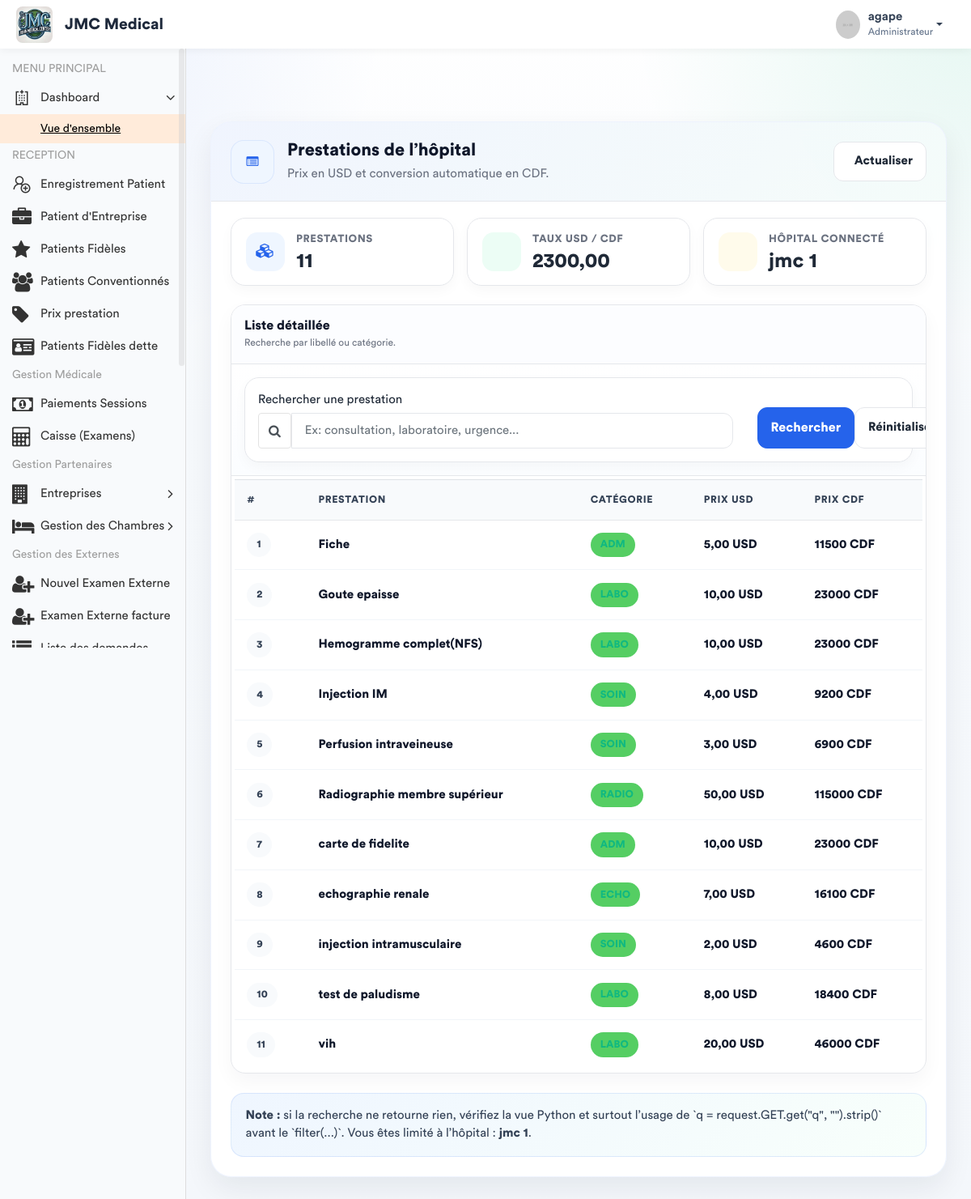
/prestations_receptionniste/ (signed in), run on an earlier commit of the app's database.
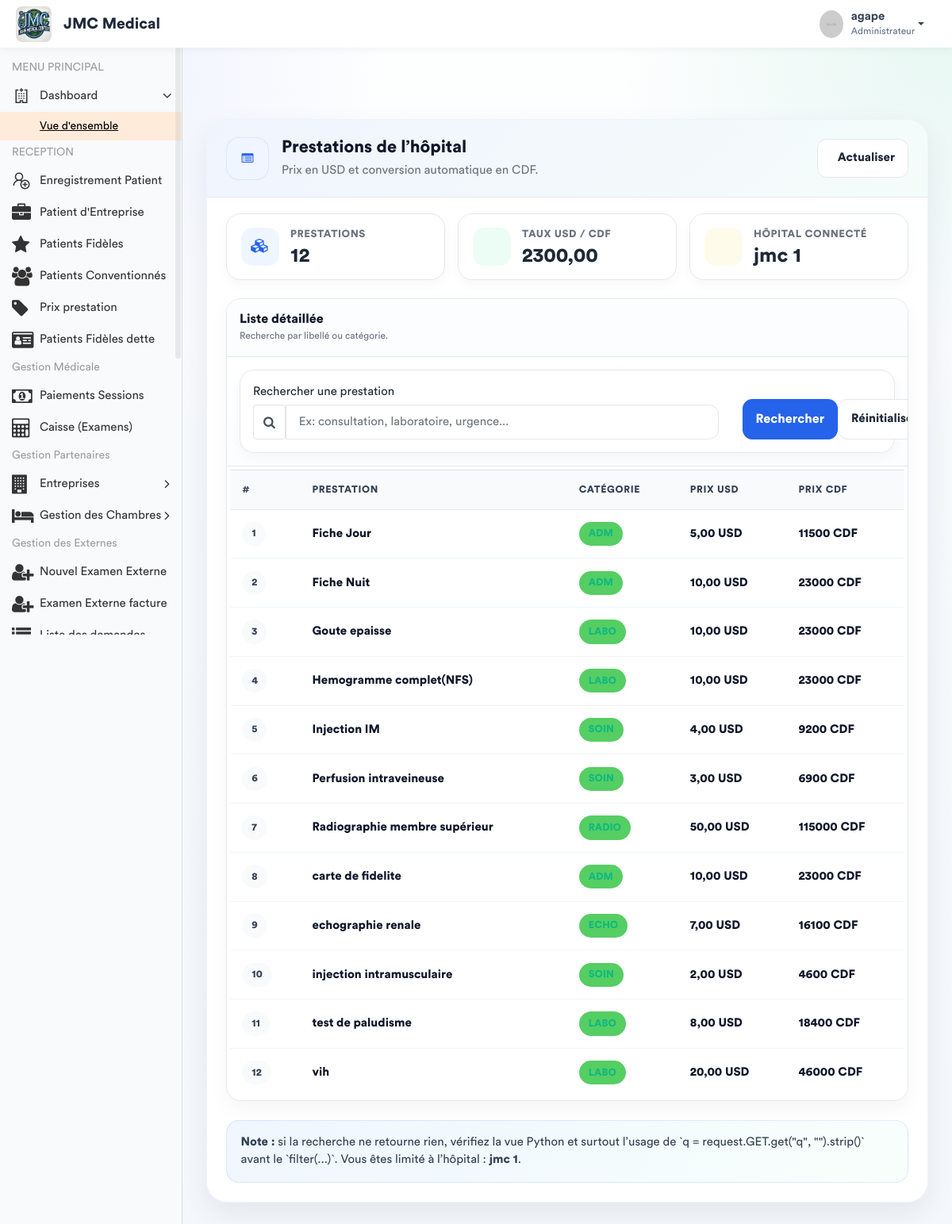
And on a later commit of the database.
### app/models.py (models this page shows, shortened)
class Prestation(models.Model):
    CATEGORIES = [
        ('ADM', 'Administratif'),
        ('CONS', 'Consultation'),
        ('LABO', 'Laboratoire'),
        ('SOIN', 'Soins'),
        ('ECHO', 'Échographie'),
        ('RADIO', 'Radiologie'),
        ('SCAN', 'Scanner'),
        ('IRM', 'IRM'),
        ('CARDIO', 'Cardiographie'),
        ('GYNECO', 'Gynécographie'),
        ('ONCO', 'Oncologie'),
        ('ORTHO', 'Orthopédie'),
        ('DERMA', 'Dermatologie'),
        ('OPHTA', 'Ophtalmologie'),
        ('PSY', 'Psychiatrie'),
        ('KINE', 'Rééducation / Kinésithérapie'),
        ('MED', 'Acte Médical'),
        ('CHIR', 'Acte Chirurgical'),
        ('CONS_MAT', 'Consultation Maternité'),
        ('MAT', 'Forfait Maternité / Accouchement'),
    ]
    libelle = models.CharField(max_length=200, verbose_name="Libellé")
    categorie = models.CharField(max_length=10, choices=CATEGORIES, verbose_name="Catégorie")
    prix = models.DecimalField(max_digits=10, decimal_places=2, default=Decimal('0.00'), verbose_name="Prix (USD)")
    hopital =  models.ForeignKey(Hopital, on_delete= models.SET_NULL , null = True , related_name = 'hopital_prestation')
    valeur_normale = models.CharField(
        max_length=150, blank=True, null=True,
        verbose_name="Valeur Normale / Référence (Labo uniquement)",
        help_text="Ex: 70-110 mg/dl, Négatif, etc."
    )
    class Meta:
        verbose_name = "Prestation"
        verbose_name_plural = "Prestations"

### app/views.py (the view)
# urls.py: path('prestations_receptionniste/', views.liste_prestations_receptionniste, name='liste_prestations_receptionniste'),
@login_required
def liste_prestations_receptionniste(request):
    role = Fonction.objects.filter(userKey=request.user).select_related("hopital", "fonctionKey").first()
    user_hopital = role.hopital if role else None
    fonction_key = role.fonctionKey.roleName if role and role.fonctionKey else "Utilisateur"
    q = request.GET.get("q", "").strip()
    prestations = Prestation.objects.all().order_by("libelle")
    if not request.user.is_superuser:
        if user_hopital:
            prestations = prestations.filter(hopital=user_hopital)
        else:
            prestations = prestations.none()
    if q:
        prestations = prestations.filter(
            Q(libelle__icontains=q) |
            Q(categorie__icontains=q)
        )
    taux = ConfigurationHopital.get_taux()
    taux = Decimal(str(taux))
    prestations_list = []
    for prestation in prestations:
        prix_usd = prestation.prix or Decimal("0")
        prix_cdf = prix_usd * taux
        prestations_list.append({
            "obj": prestation,
            "prix_usd": prix_usd,
            "prix_cdf": prix_cdf,
        })
    return render(request, "back-end/prestation/list_prestation_receptionniste.html", {
        "prestations": prestations,
        "prestations_list": prestations_list,
        "taux": taux,
        "fonctionKey": fonction_key,
        "user_hopital": user_hopital,
        "q": q,
    })

### app/models.py (called while the page is built)
    @classmethod
    def get_taux(cls):
        config = cls.objects.first()
        if config:
            return config.taux_usd_en_cdf
        return Decimal('2500.00')

### app/templates/back-end/prestation/list_prestation_receptionniste.html (shortened to what the changed rows need)
{% load static %}
<!DOCTYPE html>
<html lang="fr">
<head>
    {% include 'back-end/includes/css.html' %}
</head>
<body>
<div class="main-wrapper">
    <div class="page-wrapper">
        <div class="content container-fluid page-shell">
            <div class="hero-card">
                <div class="hero-top">
                    <div class="hero-left">
                        <div>
                            <h1 class="hero-title">Prestations de l’hôpital</h1>
                        </div>
                    </div>
                </div>
                <div class="metrics">
                    <div class="metric-grid">
                        <div class="metric-card">
                            <div>
                                <div class="metric-label">Prestations</div>
                                <div class="metric-value">{{ prestations.count }}</div>
                            </div>
                        </div>
                    </div>
                </div>
                <div class="content-card">
                    <div class="table-wrap table-responsive">
                        <table class="table table-hover align-middle mb-0">
                            <thead>
                                <tr>
                                    <th>#</th>
                                    <th>Prestation</th>
                                    <th>Catégorie</th>
                                    <th>Prix USD</th>
                                    <th>Prix CDF</th>
                                </tr>
                            </thead>
                            <tbody>
                                {% for item in prestations_list %}
                                    {% with prestation=item.obj %}
                                        <tr>
                                            <td><span class="badge-custom badge-light">{{ forloop.counter }}</span></td>
                                            <td>
                                                <div class="prestation-name">{{ prestation.libelle }}</div>
                                            </td>
                                            <td>
                                                {% if prestation.categorie %}
                                                    <span class="badge-custom badge-success">{{ prestation.categorie }}</span>
                                                {% else %}
                                                    <span class="text-muted">-</span>
                                                {% endif %}
                                            </td>
                                            <td><span class="money">{{ item.prix_usd|floatformat:2 }} USD</span></td>
                                            <td><span class="money">{{ item.prix_cdf|floatformat:0 }} CDF</span></td>
                                        </tr>
                                    {% endwith %}
                                {% endfor %}
                            </tbody>
                        </table>
                    </div>
                </div>
            </div>
        </div>
    </div>
</div>
</body>
</html>

What changed in the data, as far as the page shows it:
changed Prestation: obj.libelle "Fiche" → "Fiche Jour"
added Prestation: obj.libelle "Fiche Nuit", obj.categorie "ADM", prix_usd "10,00", prix_cdf "23000"
Also different on the page:
{{ prestations.count }}: "11" → "12"
